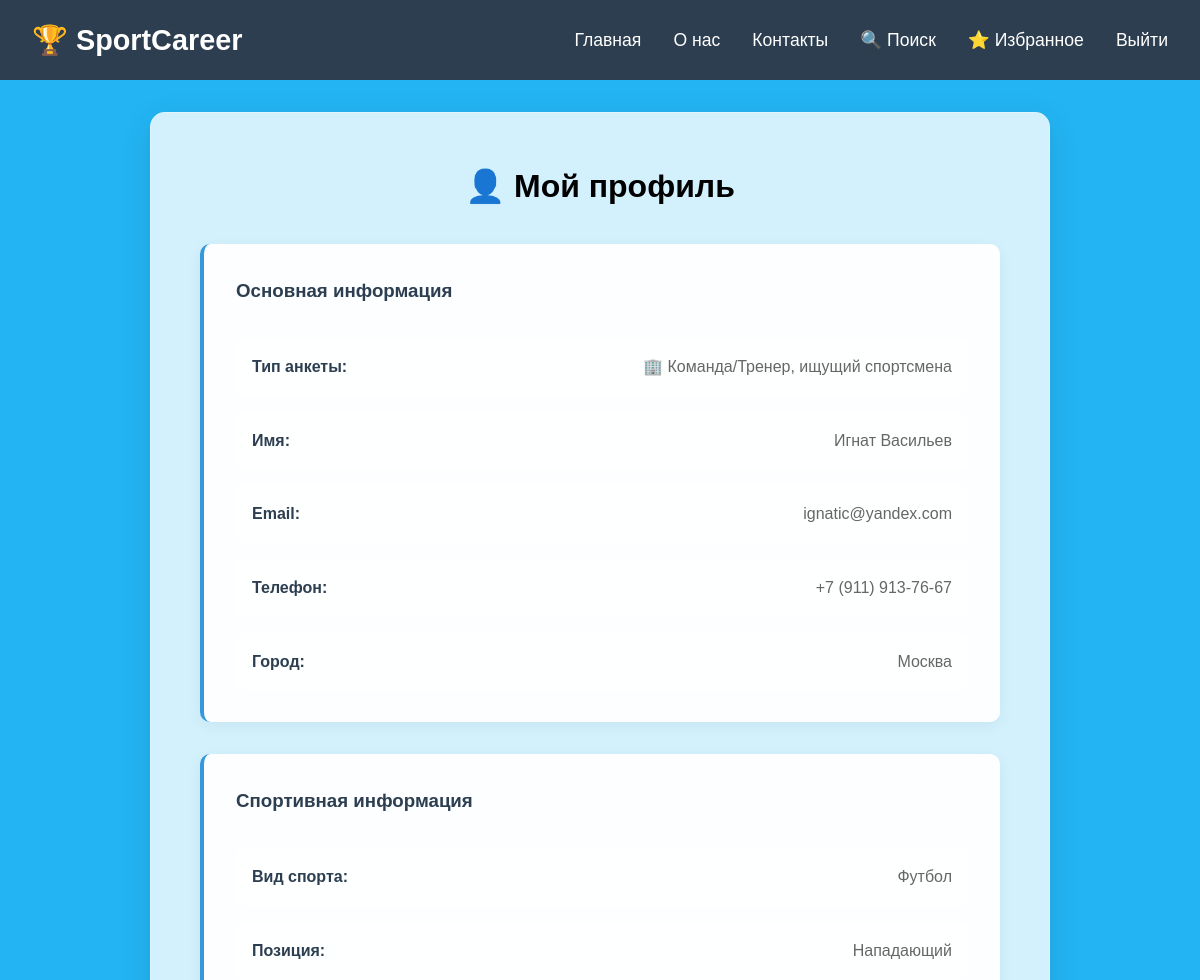
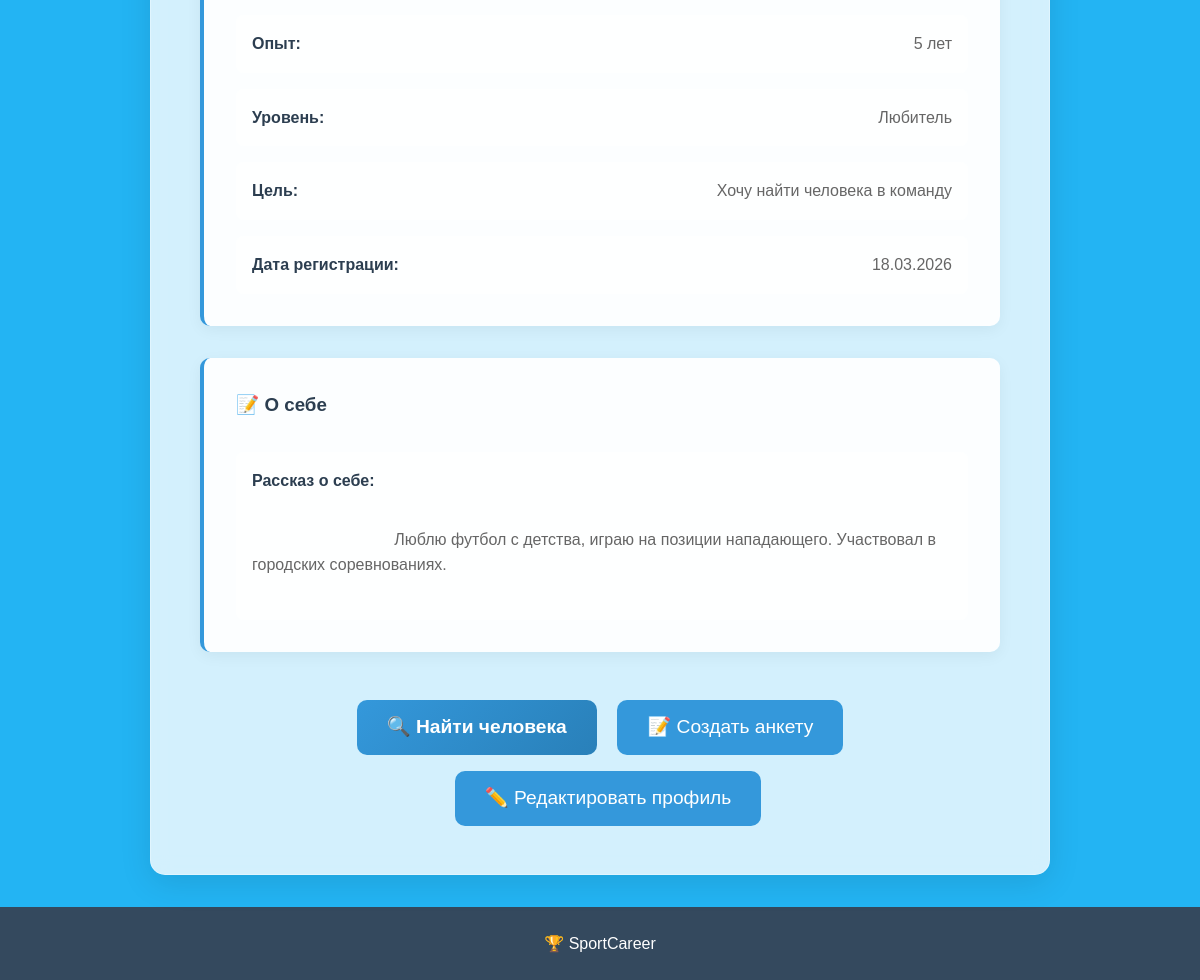
The app's page /profile (signed in) with its own data (2 pictures, top to bottom).
### app.py (models this page shows, shortened)
class User(db.Model):
    id = db.Column(db.Integer, primary_key=True)
    name = db.Column(db.String(100), nullable=False)
    surname = db.Column(db.String(100), nullable=False)
    email = db.Column(db.String(120), unique=True, nullable=False)
    phone = db.Column(db.String(20))
    password_hash = db.Column(db.String(200), nullable=False)
    sport = db.Column(db.String(50))
    position = db.Column(db.String(100))
    experience = db.Column(db.Integer, default=0)
    level = db.Column(db.String(50))
    city = db.Column(db.String(100))
    goals = db.Column(db.String(100))
    about = db.Column(db.Text, default='')
    created_at = db.Column(db.DateTime, default=datetime.utcnow)
    profile_type = db.Column(db.String(20), default='seeker')
    sent_messages = db.relationship('Message', foreign_keys='Message.sender_id', backref='sender', lazy='dynamic')
    received_messages = db.relationship('Message', foreign_keys='Message.receiver_id', backref='receiver', lazy='dynamic')

### app.py (the view)
@app.route('/profile')
def profile():
    if 'user_id' not in session:
        flash('❌ Для просмотра профиля необходимо войти в систему', 'error')
        return redirect(url_for('login'))
    user_id = session['user_id']
    user = User.query.get(user_id)
    if not user:
        flash('❌ Пользователь не найден', 'error')
        session.clear()
        return redirect(url_for('login'))
    return render_template('profile.html', user=user)

### templates/profile.html (shortened to what this page needs)
<!DOCTYPE html>
<html lang="ru">
<head>
    <link rel="stylesheet" href="/static/style.css">
</head>
<body>
    <header>
        <nav>
            <a href="/" class="logo-link">
                <div class="logo-text">🏆 SportCareer</div>
            </a>
            <ul>
                <li><a href="/">Главная</a></li>
                <li><a href="/about">О нас</a></li>
                <li><a href="/contact">Контакты</a></li>
                <li><a href="/search" style="color: #e74c3c; font-weight: bold;">🔍 Поиск</a></li>
                <li><a href="/favorites" style="color: #f39c12; font-weight: bold;">⭐ Избранное</a></li>
                <li><a href="/logout" style="color: #e74c3c;">Выйти</a></li>
            </ul>
        </nav>
    </header>
    <main>
        {% block content %}
        <div class="content-block">
            <h1 style="text-align: center; margin-bottom: 2rem;">👤 Мой профиль</h1>
            <div class="profile-info">
                <div class="form-section">
                    <h3>Основная информация</h3>
                    <div class="profile-details">
                        <div class="detail-row">
                            <strong>Тип анкеты:</strong>
                            <span>
                                {% if user.profile_type == 'volunteer' %}
                                    👤 Спортсмен, ищущий команду
                                {% else %}
                                    🏢 Команда/Тренер, ищущий спортсмена
                                {% endif %}
                            </span>
                        </div>
                        <div class="detail-row">
                            <strong>Имя:</strong>
                            <span>{{ user.name }} {{ user.surname }}</span>
                        </div>
                        <div class="detail-row">
                            <strong>Email:</strong>
                            <span>{{ user.email }}</span>
                        </div>
                        <div class="detail-row">
                            <strong>Телефон:</strong>
                            <span>{{ user.phone or 'Не указан' }}</span>
                        </div>
                        <div class="detail-row">
                            <strong>Город:</strong>
                            <span>{{ user.city }}</span>
                        </div>
                    </div>
                </div>
                <div class="form-section">
                    <h3>Спортивная информация</h3>
                    <div class="profile-details">
                        <div class="detail-row">
                            <strong>Вид спорта:</strong>
                            <span>
                                {% if user.sport == 'football' %}Футбол
                                {% elif user.sport == 'basketball' %}Баскетбол
                                {% elif user.sport == 'volleyball' %}Волейбол
                                {% elif user.sport == 'hockey' %}Хоккей
                                {% elif user.sport == 'tennis' %}Теннис
                                {% elif user.sport == 'other' %}Другой
                                {% else %}{{ user.sport }}
                                {% endif %}
                            </span>
                        </div>
                        <div class="detail-row">
                            <strong>Позиция:</strong>
                            <span>{{ user.position or 'Не указана' }}</span>
                        </div>
                        <div class="detail-row">
                            <strong>Опыт:</strong>
                            <span>{{ user.experience or '0' }} лет</span>
                        </div>
                        <div class="detail-row">
                            <strong>Уровень:</strong>
                            <span>
                                {% if user.level == 'beginner' %}Начинающий
                                {% elif user.level == 'amateur' %}Любитель
                                {% elif user.level == 'professional' %}Профессионал
                                {% else %}{{ user.level or 'Не указан' }}
                                {% endif %}
                            </span>
                        </div>
                        <div class="detail-row">
                            <strong>Цель:</strong>
                            <span>
                                {% if user.goals == 'team' %}Хочу найти человека в команду
                                {% elif user.goals == 'partner' %}Ищу напарника для тренировок
                                {% elif user.goals == 'coach' %}Ищу тренера
                                {% elif user.goals == 'participant' %}Хочу участника на мероприятия
                                {% else %}{{ user.goals }}
                                {% endif %}
                            </span>
                        </div>
                        <div class="detail-row">
                            <strong>Дата регистрации:</strong>
                            <span>{{ user.created_at.strftime('%d.%m.%Y') }}</span>
                        </div>
                    </div>
                </div>
                {% if user.about %}
                <div class="form-section">
                    <h3>📝 О себе</h3>
                    <div class="profile-details">
                        <div class="detail-row" style="flex-direction: column; align-items: flex-start;">
                            <strong style="margin-bottom: 0.5rem;">Рассказ о себе:</strong>
                            <span style="white-space: pre-wrap; text-align: left; color: #666; line-height: 1.6;">
                                {{ user.about }}
                            </span>
                        </div>
                    </div>
                </div>
                {% endif %}
                <div style="text-align: center; margin-top: 2rem;">
                    <a href="/search" class="submit-btn" style="display: inline-block;">🔍 Найти человека</a>
                    <a href="/volunteer" class="back-btn" style="margin-left: 1rem; display: inline-block;">📝 Создать анкету</a>
                    <a href="/create_profile" class="back-btn" style="margin-left: 1rem; background-color: #2ecc71; display: inline-block;">✏️ Редактировать профиль</a>
                </div>
            </div>
        </div>
        {% endblock %}
    </main>
    <footer>
        <p>🏆 SportCareer</p>
    </footer>
</body>
</html>

### records on screen
User: name "Игнат", surname "Васильев", email "ignatic@yandex.com", phone "+7 (911) 913-76-67", city "Москва", position "Нападающий", experience "5", created_at "18.03.2026", about "Люблю футбол с детства, играю на позиции нападающего. Участвовал в городских соревнованиях."
